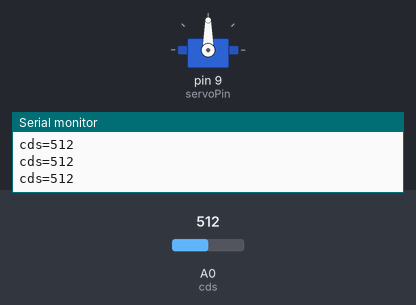
The sketch below on a simulated Arduino Uno, built with avr-gcc and run on an emulated ATmega328P. On the bench: servo, the last lines printed to the serial monitor. The inputs (shaded band) are chosen by the test bench; at power-on: A0 (cds) = 512.

Above: at 1.3 s.
1.4 s: A0 (cds) set to 469
At 2.1 s:
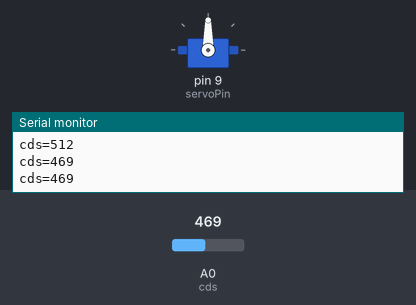
4.0 s: A0 (cds) set to 532
6.2 s: A0 (cds) set to 566
At 8.7 s:
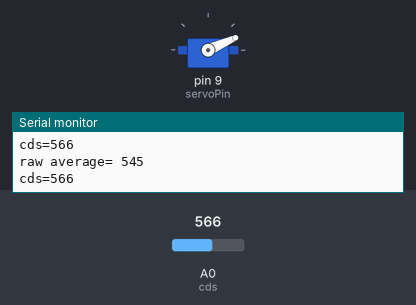
9.5 s: A0 (cds) set to 416
At 11.21 s:
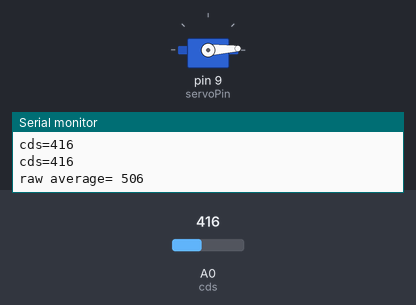
12.2 s: A0 (cds) set to 387
Timing chart, 0 to 14.7 s (numbered marks = the images above; inputs shaded):
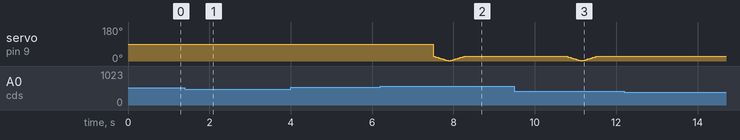

Measured:
- the behaviour switches between 548 and 549 on A0 (cds) (found by bisection; images 1 and 2)
- after the input at 1.4 s, servo on pin 9 (servoPin): stops changing and stays 90°

The sketch:

aiia_aircontroll.ino
```cpp
/* servo motor configuration
 *
 * pin: analog 9
 * power: 5v
 * GND
 *
 * light sensor configuration
 *
 * pin: A0
 * power: 3.2v
 * GND
 *
 */

#include <Servo.h>
// number of pin connected to Servo is analog 9
int servoPin = 9;

// light sensor cds pin is A0
int cds = A0;

// actuator configuration
Servo servo;
int angle = 0;
bool isOff = false;

// latency configuration(ms)
int latency = 500;

// data handling configuration
int rawInput[5] = {0,};
int refinedInput[3] = {0,};
int refinedCount = 0;

/*********************************************/

void setup() {
  Serial.begin(9600); // to check status of cds through serial communication
  servo.attach(servoPin);
}

/*********************************************/

// actuator control
void pushButton() {
  for(angle = 25; angle > 0; angle--) {
    servo.write(angle);
    delay(15);
  }
}

void retreat() {
  // sacn from 0 to 180 degrees
  for(angle = 0; angle < 25; angle++) {
    servo.write(angle);
    delay(15);
  }
}

void controlActuator() {
  pushButton();
  retreat();
}

int getAverageFromRawInput() {
  int sum = 0;
  for(int i = 4; i > -1; i--) {
    sum += rawInput[i];
  }
  return sum/5;
}

void addToRefined(int refinedData) {
  int length = sizeof(refinedInput);
  for(int i = 0; i < length-1; i++) {
    refinedInput[i] = refinedInput[i+1];
  }
  refinedInput[2] = refinedData;
}

int getAverageFromRefined() {
  int sum = 0;
  for(int i = 2; i > -1; i--) {
    sum += refinedInput[i];
  }
  return sum/3;
}

void addToRaw() {
  for(int i = 4; i > -1; i--) {
    int cdsValue = analogRead(cds);
    Serial.print("cds=");
    Serial.println(cdsValue);
    rawInput[i] = cdsValue;
    delay(latency);
  }
}

/*********************************************/

void loop() {

  addToRaw();

  int rawAverage = getAverageFromRawInput();
  Serial.print("raw average= ");
  Serial.println(rawAverage);
  addToRefined(rawAverage);

/* spec out. no need for sliding window
  int refinedAverage = getAverageFromRefined();
  Serial.print("refined= ");
  Serial.println(refinedAverage);
*/

  // the more light exists, the lower the value is
  // the value 500 is heuristically decided by experiment.
  // cds sensor was under black-room condition
  if(rawAverage > 500) {
    //airconditioner is not working
    controlActuator();
  }
  // else airconditioner is working
}
```
